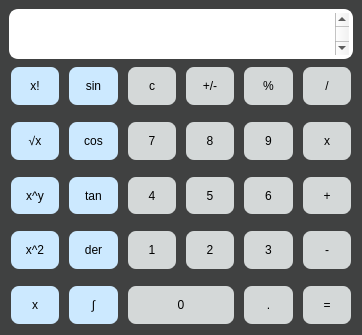
<?xml version="1.0" encoding="UTF-8"?>
<ui version="4.0">
 <class>Calculator</class>
 <widget class="QMainWindow" name="Calculator">
  <property name="geometry">
   <rect>
    <x>0</x>
    <y>0</y>
    <width>362</width>
    <height>335</height>
   </rect>
  </property>
  <property name="windowTitle">
   <string>Calculator</string>
  </property>
  <property name="styleSheet">
   <string notr="true">QMainWindow{
background-color: rgb(64, 65, 65);
border-color: rgb(64, 65, 65);
border-width: 2px;
border-style: solid;
border-radius: 9px;
padding: 2px;
}</string>
  </property>
  <widget class="QWidget" name="centralwidget">
   <layout class="QGridLayout" name="gridLayout">
    <item row="5" column="0" colspan="6">
     <spacer name="horizontalSpacer_2">
      <property name="orientation">
       <enum>Qt::Horizontal</enum>
      </property>
      <property name="sizeHint" stdset="0">
       <size>
        <width>40</width>
        <height>7</height>
       </size>
      </property>
     </spacer>
    </item>
    <item row="8" column="0">
     <widget class="QPushButton" name="button_xsquared">
      <property name="sizePolicy">
       <sizepolicy hsizetype="MinimumExpanding" vsizetype="MinimumExpanding">
        <horstretch>0</horstretch>
        <verstretch>0</verstretch>
       </sizepolicy>
      </property>
      <property name="styleSheet">
       <string notr="true">QPushButton {
    background-color: rgb(204, 233, 255);
    border-style: solid;
    border-width: 2px;
    border-radius: 10px;
    border-color: rgb(64, 65, 65);
    min-width: 1em;
	min-height: 1em;
    padding: 6px;
}
QPushButton:pressed {
    background-color: rgb(238, 242, 242);
    border-style: inset;
}</string>
      </property>
      <property name="text">
       <string>x^2</string>
      </property>
     </widget>
    </item>
    <item row="4" column="3">
     <widget class="QPushButton" name="button_8">
      <property name="sizePolicy">
       <sizepolicy hsizetype="MinimumExpanding" vsizetype="MinimumExpanding">
        <horstretch>0</horstretch>
        <verstretch>0</verstretch>
       </sizepolicy>
      </property>
      <property name="minimumSize">
       <size>
        <width>32</width>
        <height>32</height>
       </size>
      </property>
      <property name="styleSheet">
       <string notr="true">QPushButton {
    background-color: rgb(212, 216, 216);
    border-style: solid;
    border-width: 2px;
    border-radius: 10px;
    border-color: rgb(64, 65, 65);
    min-width: 1em;
	min-height: 1em;
    padding: 6px;
}
QPushButton:pressed {
    background-color: rgb(238, 242, 242);
    border-style: inset;
}</string>
      </property>
      <property name="text">
       <string>8</string>
      </property>
     </widget>
    </item>
    <item row="10" column="2" colspan="2">
     <widget class="QPushButton" name="button_0">
      <property name="sizePolicy">
       <sizepolicy hsizetype="MinimumExpanding" vsizetype="MinimumExpanding">
        <horstretch>0</horstretch>
        <verstretch>0</verstretch>
       </sizepolicy>
      </property>
      <property name="minimumSize">
       <size>
        <width>32</width>
        <height>32</height>
       </size>
      </property>
      <property name="styleSheet">
       <string notr="true">QPushButton {
    background-color: rgb(212, 216, 216);
    border-style: solid;
    border-width: 2px;
    border-radius: 10px;
    border-color: rgb(64, 65, 65);
    min-width: 1em;
	min-height: 1em;
    padding: 6px;
}
QPushButton:pressed {
    background-color: rgb(238, 242, 242);
    border-style: inset;
}</string>
      </property>
      <property name="text">
       <string>0</string>
      </property>
     </widget>
    </item>
    <item row="9" column="0" colspan="6">
     <spacer name="horizontalSpacer_4">
      <property name="orientation">
       <enum>Qt::Horizontal</enum>
      </property>
      <property name="sizeHint" stdset="0">
       <size>
        <width>40</width>
        <height>7</height>
       </size>
      </property>
     </spacer>
    </item>
    <item row="2" column="3">
     <widget class="QPushButton" name="button_pos_neg">
      <property name="sizePolicy">
       <sizepolicy hsizetype="MinimumExpanding" vsizetype="MinimumExpanding">
        <horstretch>0</horstretch>
        <verstretch>0</verstretch>
       </sizepolicy>
      </property>
      <property name="minimumSize">
       <size>
        <width>32</width>
        <height>32</height>
       </size>
      </property>
      <property name="styleSheet">
       <string notr="true">QPushButton {
    background-color: rgb(212, 216, 216);
    border-style: solid;
    border-width: 2px;
    border-radius: 10px;
    border-color: rgb(64, 65, 65);
    min-width: 1em;
	min-height: 1em;
    padding: 6px;
}
QPushButton:pressed {
    background-color: rgb(238, 242, 242);
    border-style: inset;
}</string>
      </property>
      <property name="text">
       <string>+/-</string>
      </property>
     </widget>
    </item>
    <item row="6" column="2">
     <widget class="QPushButton" name="button_4">
      <property name="sizePolicy">
       <sizepolicy hsizetype="MinimumExpanding" vsizetype="MinimumExpanding">
        <horstretch>0</horstretch>
        <verstretch>0</verstretch>
       </sizepolicy>
      </property>
      <property name="minimumSize">
       <size>
        <width>20</width>
        <height>20</height>
       </size>
      </property>
      <property name="styleSheet">
       <string notr="true">QPushButton {
    background-color: rgb(212, 216, 216);
    border-style: solid;
    border-width: 2px;
    border-radius: 10px;
    border-color: rgb(64, 65, 65);
    min-width: 1em;
	min-height: 1em;
}
QPushButton:pressed {
    background-color: rgb(238, 242, 242);
    border-style: inset;
}</string>
      </property>
      <property name="text">
       <string>4</string>
      </property>
     </widget>
    </item>
    <item row="2" column="1">
     <widget class="QPushButton" name="button_sin">
      <property name="sizePolicy">
       <sizepolicy hsizetype="MinimumExpanding" vsizetype="MinimumExpanding">
        <horstretch>0</horstretch>
        <verstretch>0</verstretch>
       </sizepolicy>
      </property>
      <property name="minimumSize">
       <size>
        <width>20</width>
        <height>20</height>
       </size>
      </property>
      <property name="styleSheet">
       <string notr="true">QPushButton {
    background-color: rgb(204, 233, 255);
    border-style: solid;
    border-width: 2px;
    border-radius: 10px;
    border-color: rgb(64, 65, 65);
    min-width: 1em;
	min-height: 1em;
}
QPushButton:pressed {
    background-color: rgb(238, 242, 242);
    border-style: inset;
}</string>
      </property>
      <property name="text">
       <string>sin</string>
      </property>
     </widget>
    </item>
    <item row="2" column="2">
     <widget class="QPushButton" name="button_clear">
      <property name="sizePolicy">
       <sizepolicy hsizetype="MinimumExpanding" vsizetype="MinimumExpanding">
        <horstretch>0</horstretch>
        <verstretch>0</verstretch>
       </sizepolicy>
      </property>
      <property name="minimumSize">
       <size>
        <width>20</width>
        <height>20</height>
       </size>
      </property>
      <property name="palette">
       <palette>
        <active>
         <colorrole role="Button">
          <brush brushstyle="SolidPattern">
           <color alpha="255">
            <red>212</red>
            <green>216</green>
            <blue>216</blue>
           </color>
          </brush>
         </colorrole>
         <colorrole role="Base">
          <brush brushstyle="SolidPattern">
           <color alpha="255">
            <red>212</red>
            <green>216</green>
            <blue>216</blue>
           </color>
          </brush>
         </colorrole>
         <colorrole role="Window">
          <brush brushstyle="SolidPattern">
           <color alpha="255">
            <red>212</red>
            <green>216</green>
            <blue>216</blue>
           </color>
          </brush>
         </colorrole>
        </active>
        <inactive>
         <colorrole role="Button">
          <brush brushstyle="SolidPattern">
           <color alpha="255">
            <red>212</red>
            <green>216</green>
            <blue>216</blue>
           </color>
          </brush>
         </colorrole>
         <colorrole role="Base">
          <brush brushstyle="SolidPattern">
           <color alpha="255">
            <red>212</red>
            <green>216</green>
            <blue>216</blue>
           </color>
          </brush>
         </colorrole>
         <colorrole role="Window">
          <brush brushstyle="SolidPattern">
           <color alpha="255">
            <red>212</red>
            <green>216</green>
            <blue>216</blue>
           </color>
          </brush>
         </colorrole>
        </inactive>
        <disabled>
         <colorrole role="Button">
          <brush brushstyle="SolidPattern">
           <color alpha="255">
            <red>212</red>
            <green>216</green>
            <blue>216</blue>
           </color>
          </brush>
         </colorrole>
         <colorrole role="Base">
          <brush brushstyle="SolidPattern">
           <color alpha="255">
            <red>212</red>
            <green>216</green>
            <blue>216</blue>
           </color>
          </brush>
         </colorrole>
         <colorrole role="Window">
          <brush brushstyle="SolidPattern">
           <color alpha="255">
            <red>212</red>
            <green>216</green>
            <blue>216</blue>
           </color>
          </brush>
         </colorrole>
        </disabled>
       </palette>
      </property>
      <property name="styleSheet">
       <string notr="true">QPushButton {
    background-color: rgb(212, 216, 216);
    border-style: solid;
    border-width: 2px;
    border-radius: 10px;
    border-color: rgb(64, 65, 65);
    min-width: 1em;
	min-height: 1em;
}
QPushButton:pressed {
    background-color: rgb(238, 242, 242);
    border-style: inset;
}</string>
      </property>
      <property name="text">
       <string>c</string>
      </property>
     </widget>
    </item>
    <item row="4" column="4">
     <widget class="QPushButton" name="button_9">
      <property name="sizePolicy">
       <sizepolicy hsizetype="MinimumExpanding" vsizetype="MinimumExpanding">
        <horstretch>0</horstretch>
        <verstretch>0</verstretch>
       </sizepolicy>
      </property>
      <property name="minimumSize">
       <size>
        <width>32</width>
        <height>32</height>
       </size>
      </property>
      <property name="styleSheet">
       <string notr="true">QPushButton {
    background-color: rgb(212, 216, 216);
    border-style: solid;
    border-width: 2px;
    border-radius: 10px;
    border-color: rgb(64, 65, 65);
    min-width: 1em;
	min-height: 1em;
    padding: 6px;
}
QPushButton:pressed {
    background-color: rgb(238, 242, 242);
    border-style: inset;
}</string>
      </property>
      <property name="text">
       <string>9</string>
      </property>
     </widget>
    </item>
    <item row="10" column="1">
     <widget class="QPushButton" name="button_integral">
      <property name="sizePolicy">
       <sizepolicy hsizetype="MinimumExpanding" vsizetype="MinimumExpanding">
        <horstretch>0</horstretch>
        <verstretch>0</verstretch>
       </sizepolicy>
      </property>
      <property name="minimumSize">
       <size>
        <width>32</width>
        <height>32</height>
       </size>
      </property>
      <property name="styleSheet">
       <string notr="true">QPushButton {
    background-color: rgb(204, 233, 255);
    border-style: solid;
    border-width: 2px;
    border-radius: 10px;
    border-color: rgb(64, 65, 65);
    min-width: 1em;
	min-height: 1em;
    padding: 6px;
}
QPushButton:pressed {
    background-color: rgb(238, 242, 242);
    border-style: inset;
}</string>
      </property>
      <property name="text">
       <string>∫</string>
      </property>
     </widget>
    </item>
    <item row="8" column="3">
     <widget class="QPushButton" name="button_2">
      <property name="sizePolicy">
       <sizepolicy hsizetype="MinimumExpanding" vsizetype="MinimumExpanding">
        <horstretch>0</horstretch>
        <verstretch>0</verstretch>
       </sizepolicy>
      </property>
      <property name="minimumSize">
       <size>
        <width>32</width>
        <height>32</height>
       </size>
      </property>
      <property name="styleSheet">
       <string notr="true">QPushButton {
    background-color: rgb(212, 216, 216);
    border-style: solid;
    border-width: 2px;
    border-radius: 10px;
    border-color: rgb(64, 65, 65);
    min-width: 1em;
	min-height: 1em;
    padding: 6px;
}
QPushButton:pressed {
    background-color: rgb(238, 242, 242);
    border-style: inset;
}</string>
      </property>
      <property name="text">
       <string>2</string>
      </property>
     </widget>
    </item>
    <item row="6" column="3">
     <widget class="QPushButton" name="button_5">
      <property name="sizePolicy">
       <sizepolicy hsizetype="MinimumExpanding" vsizetype="MinimumExpanding">
        <horstretch>0</horstretch>
        <verstretch>0</verstretch>
       </sizepolicy>
      </property>
      <property name="minimumSize">
       <size>
        <width>32</width>
        <height>32</height>
       </size>
      </property>
      <property name="styleSheet">
       <string notr="true">QPushButton {
    background-color: rgb(212, 216, 216);
    border-style: solid;
    border-width: 2px;
    border-radius: 10px;
    border-color: rgb(64, 65, 65);
    min-width: 1em;
	min-height: 1em;
    padding: 6px;
}
QPushButton:pressed {
    background-color: rgb(238, 242, 242);
    border-style: inset;
}</string>
      </property>
      <property name="text">
       <string>5</string>
      </property>
     </widget>
    </item>
    <item row="4" column="1">
     <widget class="QPushButton" name="button_cos">
      <property name="sizePolicy">
       <sizepolicy hsizetype="MinimumExpanding" vsizetype="MinimumExpanding">
        <horstretch>0</horstretch>
        <verstretch>0</verstretch>
       </sizepolicy>
      </property>
      <property name="minimumSize">
       <size>
        <width>20</width>
        <height>20</height>
       </size>
      </property>
      <property name="styleSheet">
       <string notr="true">QPushButton {
    background-color: rgb(204, 233, 255);
    border-style: solid;
    border-width: 2px;
    border-radius: 10px;
    border-color: rgb(64, 65, 65);
    min-width: 1em;
	min-height: 1em;
}
QPushButton:pressed {
    background-color: rgb(238, 242, 242);
    border-style: inset;
}</string>
      </property>
      <property name="text">
       <string>cos</string>
      </property>
     </widget>
    </item>
    <item row="2" column="0">
     <widget class="QPushButton" name="button_factorial">
      <property name="sizePolicy">
       <sizepolicy hsizetype="MinimumExpanding" vsizetype="MinimumExpanding">
        <horstretch>0</horstretch>
        <verstretch>0</verstretch>
       </sizepolicy>
      </property>
      <property name="styleSheet">
       <string notr="true">QPushButton {
    background-color: rgb(204, 233, 255);
    border-style: solid;
    border-width: 2px;
    border-radius: 10px;
    border-color: rgb(64, 65, 65);
    min-width: 1em;
	min-height: 1em;
    padding: 6px;
}
QPushButton:pressed {
    background-color: rgb(238, 242, 242);
    border-style: inset;
}</string>
      </property>
      <property name="text">
       <string>x!</string>
      </property>
     </widget>
    </item>
    <item row="10" column="5">
     <widget class="QPushButton" name="button_equals">
      <property name="sizePolicy">
       <sizepolicy hsizetype="MinimumExpanding" vsizetype="MinimumExpanding">
        <horstretch>0</horstretch>
        <verstretch>0</verstretch>
       </sizepolicy>
      </property>
      <property name="minimumSize">
       <size>
        <width>32</width>
        <height>32</height>
       </size>
      </property>
      <property name="styleSheet">
       <string notr="true">QPushButton {
    background-color: rgb(212, 216, 216);
    border-style: solid;
    border-width: 2px;
    border-radius: 10px;
    border-color: rgb(64, 65, 65);
    min-width: 1em;
	min-height: 1em;
    padding: 6px;
}
QPushButton:pressed {
    background-color: rgb(238, 242, 242);
    border-style: inset;
}</string>
      </property>
      <property name="text">
       <string>=</string>
      </property>
     </widget>
    </item>
    <item row="10" column="0">
     <widget class="QPushButton" name="button_x">
      <property name="sizePolicy">
       <sizepolicy hsizetype="MinimumExpanding" vsizetype="MinimumExpanding">
        <horstretch>0</horstretch>
        <verstretch>0</verstretch>
       </sizepolicy>
      </property>
      <property name="styleSheet">
       <string notr="true">QPushButton {
    background-color: rgb(204, 233, 255);
    border-style: solid;
    border-width: 2px;
    border-radius: 10px;
    border-color: rgb(64, 65, 65);
    min-width: 1em;
	min-height: 1em;
    padding: 6px;
}
QPushButton:pressed {
    background-color: rgb(238, 242, 242);
    border-style: inset;
}</string>
      </property>
      <property name="text">
       <string>x</string>
      </property>
     </widget>
    </item>
    <item row="6" column="0">
     <widget class="QPushButton" name="button_x_y_power">
      <property name="sizePolicy">
       <sizepolicy hsizetype="MinimumExpanding" vsizetype="MinimumExpanding">
        <horstretch>0</horstretch>
        <verstretch>0</verstretch>
       </sizepolicy>
      </property>
      <property name="styleSheet">
       <string notr="true">QPushButton {
    background-color: rgb(204, 233, 255);
    border-style: solid;
    border-width: 2px;
    border-radius: 10px;
    border-color: rgb(64, 65, 65);
    min-width: 1em;
	min-height: 1em;
    padding: 6px;
}
QPushButton:pressed {
    background-color: rgb(238, 242, 242);
    border-style: inset;
}</string>
      </property>
      <property name="text">
       <string>x^y</string>
      </property>
     </widget>
    </item>
    <item row="4" column="0">
     <widget class="QPushButton" name="button_sqroot">
      <property name="sizePolicy">
       <sizepolicy hsizetype="MinimumExpanding" vsizetype="MinimumExpanding">
        <horstretch>0</horstretch>
        <verstretch>0</verstretch>
       </sizepolicy>
      </property>
      <property name="styleSheet">
       <string notr="true">QPushButton {
    background-color: rgb(204, 233, 255);
    border-style: solid;
    border-width: 2px;
    border-radius: 10px;
    border-color: rgb(64, 65, 65);
    min-width: 1em;
	min-height: 1em;
    padding: 6px;
}
QPushButton:pressed {
    background-color: rgb(238, 242, 242);
    border-style: inset;
}</string>
      </property>
      <property name="text">
       <string>√x</string>
      </property>
     </widget>
    </item>
    <item row="2" column="4">
     <widget class="QPushButton" name="button_percent">
      <property name="sizePolicy">
       <sizepolicy hsizetype="MinimumExpanding" vsizetype="MinimumExpanding">
        <horstretch>0</horstretch>
        <verstretch>0</verstretch>
       </sizepolicy>
      </property>
      <property name="minimumSize">
       <size>
        <width>32</width>
        <height>32</height>
       </size>
      </property>
      <property name="styleSheet">
       <string notr="true">QPushButton {
    background-color: rgb(212, 216, 216);
    border-style: solid;
    border-width: 2px;
    border-radius: 10px;
    border-color: rgb(64, 65, 65);
    min-width: 1em;
	min-height: 1em;
    padding: 6px;
}
QPushButton:pressed {
    background-color: rgb(238, 242, 242);
    border-style: inset;
}</string>
      </property>
      <property name="text">
       <string>%</string>
      </property>
     </widget>
    </item>
    <item row="8" column="1">
     <widget class="QPushButton" name="button_derivatives">
      <property name="sizePolicy">
       <sizepolicy hsizetype="MinimumExpanding" vsizetype="MinimumExpanding">
        <horstretch>0</horstretch>
        <verstretch>0</verstretch>
       </sizepolicy>
      </property>
      <property name="minimumSize">
       <size>
        <width>32</width>
        <height>32</height>
       </size>
      </property>
      <property name="styleSheet">
       <string notr="true">QPushButton {
    background-color: rgb(204, 233, 255);
    border-style: solid;
    border-width: 2px;
    border-radius: 10px;
    border-color: rgb(64, 65, 65);
    min-width: 1em;
	min-height: 1em;
    padding: 6px;
}
QPushButton:pressed {
    background-color: rgb(238, 242, 242);
    border-style: inset;
}</string>
      </property>
      <property name="text">
       <string>der</string>
      </property>
     </widget>
    </item>
    <item row="8" column="4">
     <widget class="QPushButton" name="button_3">
      <property name="sizePolicy">
       <sizepolicy hsizetype="MinimumExpanding" vsizetype="MinimumExpanding">
        <horstretch>0</horstretch>
        <verstretch>0</verstretch>
       </sizepolicy>
      </property>
      <property name="minimumSize">
       <size>
        <width>32</width>
        <height>32</height>
       </size>
      </property>
      <property name="styleSheet">
       <string notr="true">QPushButton {
    background-color: rgb(212, 216, 216);
    border-style: solid;
    border-width: 2px;
    border-radius: 10px;
    border-color: rgb(64, 65, 65);
    min-width: 1em;
	min-height: 1em;
    padding: 6px;
}QPushButton:pressed {
    background-color: rgb(238, 242, 242);
    border-style: inset;
}</string>
      </property>
      <property name="text">
       <string>3</string>
      </property>
     </widget>
    </item>
    <item row="6" column="4">
     <widget class="QPushButton" name="button_6">
      <property name="sizePolicy">
       <sizepolicy hsizetype="MinimumExpanding" vsizetype="MinimumExpanding">
        <horstretch>0</horstretch>
        <verstretch>0</verstretch>
       </sizepolicy>
      </property>
      <property name="minimumSize">
       <size>
        <width>32</width>
        <height>32</height>
       </size>
      </property>
      <property name="styleSheet">
       <string notr="true">QPushButton {
    background-color: rgb(212, 216, 216);
    border-style: solid;
    border-width: 2px;
    border-radius: 10px;
    border-color: rgb(64, 65, 65);
    min-width: 1em;
	min-height: 1em;
    padding: 6px;
}
QPushButton:pressed {
    background-color: rgb(238, 242, 242);
    border-style: inset;
}</string>
      </property>
      <property name="text">
       <string>6</string>
      </property>
     </widget>
    </item>
    <item row="4" column="2">
     <widget class="QPushButton" name="button_7">
      <property name="sizePolicy">
       <sizepolicy hsizetype="MinimumExpanding" vsizetype="MinimumExpanding">
        <horstretch>0</horstretch>
        <verstretch>0</verstretch>
       </sizepolicy>
      </property>
      <property name="minimumSize">
       <size>
        <width>20</width>
        <height>20</height>
       </size>
      </property>
      <property name="styleSheet">
       <string notr="true">QPushButton {
    background-color: rgb(212, 216, 216);
    border-style: solid;
    border-width: 2px;
    border-radius: 10px;
    border-color: rgb(64, 65, 65);
    min-width: 1em;
	min-height: 1em;
}
QPushButton:pressed {
    background-color: rgb(238, 242, 242);
    border-style: inset;
}</string>
      </property>
      <property name="text">
       <string>7</string>
      </property>
     </widget>
    </item>
    <item row="1" column="0" colspan="6">
     <widget class="QTextEdit" name="results_display">
      <property name="maximumSize">
       <size>
        <width>16777215</width>
        <height>50</height>
       </size>
      </property>
      <property name="font">
       <font>
        <family>.AppleSystemUIFont</family>
        <pointsize>13</pointsize>
        <italic>false</italic>
        <bold>true</bold>
       </font>
      </property>
      <property name="layoutDirection">
       <enum>Qt::LeftToRight</enum>
      </property>
      <property name="styleSheet">
       <string notr="true">QTextEdit{
background-color: white;
border-color: rgb(255,255,255);
border-width: 2px;
border-style: solid;
border-radius: 9px;
padding: 2px;
}</string>
      </property>
      <property name="inputMethodHints">
       <set>Qt::ImhNone</set>
      </property>
      <property name="readOnly">
       <bool>true</bool>
      </property>
      <property name="html">
       <string>&lt;!DOCTYPE HTML PUBLIC &quot;-//W3C//DTD HTML 4.0//EN&quot; &quot;http://www.w3.org/TR/REC-html40/strict.dtd&quot;&gt;
&lt;html&gt;&lt;head&gt;&lt;meta name=&quot;qrichtext&quot; content=&quot;1&quot; /&gt;&lt;meta charset=&quot;utf-8&quot; /&gt;&lt;style type=&quot;text/css&quot;&gt;
p, li { white-space: pre-wrap; }
&lt;/style&gt;&lt;/head&gt;&lt;body style=&quot; font-family:'.AppleSystemUIFont'; font-size:13pt; font-weight:700; font-style:normal;&quot;&gt;
&lt;p align=&quot;right&quot; style=&quot;-qt-paragraph-type:empty; margin-top:0px; margin-bottom:0px; margin-left:0px; margin-right:0px; -qt-block-indent:0; text-indent:0px; font-size:14pt;&quot;&gt;&lt;br /&gt;&lt;/p&gt;
&lt;p align=&quot;right&quot; style=&quot;-qt-paragraph-type:empty; margin-top:12px; margin-bottom:12px; margin-left:0px; margin-right:0px; -qt-block-indent:0; text-indent:0px; font-size:14pt;&quot;&gt;&lt;br /&gt;&lt;/p&gt;&lt;/body&gt;&lt;/html&gt;</string>
      </property>
      <property name="textInteractionFlags">
       <set>Qt::NoTextInteraction</set>
      </property>
     </widget>
    </item>
    <item row="6" column="5">
     <widget class="QPushButton" name="button_plus">
      <property name="sizePolicy">
       <sizepolicy hsizetype="MinimumExpanding" vsizetype="MinimumExpanding">
        <horstretch>0</horstretch>
        <verstretch>0</verstretch>
       </sizepolicy>
      </property>
      <property name="minimumSize">
       <size>
        <width>32</width>
        <height>32</height>
       </size>
      </property>
      <property name="styleSheet">
       <string notr="true">QPushButton {
    background-color: rgb(212, 216, 216);
    border-style: solid;
    border-width: 2px;
    border-radius: 10px;
    border-color: rgb(64, 65, 65);
    min-width: 1em;
	min-height: 1em;
    padding: 6px;
}
QPushButton:pressed {
    background-color: rgb(238, 242, 242);
    border-style: inset;
}</string>
      </property>
      <property name="text">
       <string>+</string>
      </property>
     </widget>
    </item>
    <item row="3" column="0" colspan="6">
     <spacer name="horizontalSpacer">
      <property name="orientation">
       <enum>Qt::Horizontal</enum>
      </property>
      <property name="sizeHint" stdset="0">
       <size>
        <width>40</width>
        <height>7</height>
       </size>
      </property>
     </spacer>
    </item>
    <item row="2" column="5">
     <widget class="QPushButton" name="button_divide">
      <property name="sizePolicy">
       <sizepolicy hsizetype="MinimumExpanding" vsizetype="MinimumExpanding">
        <horstretch>0</horstretch>
        <verstretch>0</verstretch>
       </sizepolicy>
      </property>
      <property name="minimumSize">
       <size>
        <width>32</width>
        <height>32</height>
       </size>
      </property>
      <property name="styleSheet">
       <string notr="true">QPushButton {
    background-color: rgb(212, 216, 216);
    border-style: solid;
    border-width: 2px;
    border-radius: 10px;
    border-color: rgb(64, 65, 65);
    min-width: 1em;
	min-height: 1em;
    padding: 6px;
}
QPushButton:pressed {
    background-color: rgb(238, 242, 242);
    border-style: inset;
}</string>
      </property>
      <property name="text">
       <string>/</string>
      </property>
     </widget>
    </item>
    <item row="8" column="5">
     <widget class="QPushButton" name="button_minus">
      <property name="sizePolicy">
       <sizepolicy hsizetype="MinimumExpanding" vsizetype="MinimumExpanding">
        <horstretch>0</horstretch>
        <verstretch>0</verstretch>
       </sizepolicy>
      </property>
      <property name="minimumSize">
       <size>
        <width>32</width>
        <height>32</height>
       </size>
      </property>
      <property name="styleSheet">
       <string notr="true">QPushButton {
    background-color: rgb(212, 216, 216);
    border-style: solid;
    border-width: 2px;
    border-radius: 10px;
    border-color: rgb(64, 65, 65);
    min-width: 1em;
	min-height: 1em;
    padding: 6px;
}
QPushButton:pressed {
    background-color: rgb(238, 242, 242);
    border-style: inset;
}</string>
      </property>
      <property name="text">
       <string>-</string>
      </property>
     </widget>
    </item>
    <item row="7" column="0" colspan="6">
     <spacer name="horizontalSpacer_3">
      <property name="orientation">
       <enum>Qt::Horizontal</enum>
      </property>
      <property name="sizeHint" stdset="0">
       <size>
        <width>40</width>
        <height>7</height>
       </size>
      </property>
     </spacer>
    </item>
    <item row="8" column="2">
     <widget class="QPushButton" name="button_1">
      <property name="sizePolicy">
       <sizepolicy hsizetype="MinimumExpanding" vsizetype="MinimumExpanding">
        <horstretch>0</horstretch>
        <verstretch>0</verstretch>
       </sizepolicy>
      </property>
      <property name="minimumSize">
       <size>
        <width>20</width>
        <height>20</height>
       </size>
      </property>
      <property name="styleSheet">
       <string notr="true">QPushButton {
    background-color: rgb(212, 216, 216);
    border-style: solid;
    border-width: 2px;
    border-radius: 10px;
    border-color: rgb(64, 65, 65);
    min-width: 1em;
	min-height: 1em;
}
QPushButton:pressed {
    background-color: rgb(238, 242, 242);
    border-style: inset;
}</string>
      </property>
      <property name="text">
       <string>1</string>
      </property>
     </widget>
    </item>
    <item row="4" column="5">
     <widget class="QPushButton" name="button_multiply">
      <property name="sizePolicy">
       <sizepolicy hsizetype="MinimumExpanding" vsizetype="MinimumExpanding">
        <horstretch>0</horstretch>
        <verstretch>0</verstretch>
       </sizepolicy>
      </property>
      <property name="minimumSize">
       <size>
        <width>32</width>
        <height>32</height>
       </size>
      </property>
      <property name="styleSheet">
       <string notr="true">QPushButton {
    background-color: rgb(212, 216, 216);
    border-style: solid;
    border-width: 2px;
    border-radius: 10px;
    border-color: rgb(64, 65, 65);
    min-width: 1em;
	min-height: 1em;
    padding: 6px;
}
QPushButton:pressed {
    background-color: rgb(238, 242, 242);
    border-style: inset;
}</string>
      </property>
      <property name="text">
       <string>x</string>
      </property>
     </widget>
    </item>
    <item row="10" column="4">
     <widget class="QPushButton" name="button_decimal">
      <property name="sizePolicy">
       <sizepolicy hsizetype="MinimumExpanding" vsizetype="MinimumExpanding">
        <horstretch>0</horstretch>
        <verstretch>0</verstretch>
       </sizepolicy>
      </property>
      <property name="minimumSize">
       <size>
        <width>32</width>
        <height>32</height>
       </size>
      </property>
      <property name="styleSheet">
       <string notr="true">QPushButton {
    background-color: rgb(212, 216, 216);
    border-style: solid;
    border-width: 2px;
    border-radius: 10px;
    border-color: rgb(64, 65, 65);
    min-width: 1em;
	min-height: 1em;
    padding: 6px;
}
QPushButton:pressed {
    background-color: rgb(238, 242, 242);
    border-style: inset;
}</string>
      </property>
      <property name="text">
       <string>.</string>
      </property>
     </widget>
    </item>
    <item row="6" column="1">
     <widget class="QPushButton" name="button_tan">
      <property name="sizePolicy">
       <sizepolicy hsizetype="MinimumExpanding" vsizetype="MinimumExpanding">
        <horstretch>0</horstretch>
        <verstretch>0</verstretch>
       </sizepolicy>
      </property>
      <property name="minimumSize">
       <size>
        <width>32</width>
        <height>32</height>
       </size>
      </property>
      <property name="styleSheet">
       <string notr="true">QPushButton {
    background-color: rgb(204, 233, 255);
    border-style: solid;
    border-width: 2px;
    border-radius: 10px;
    border-color: rgb(64, 65, 65);
    min-width: 1em;
	min-height: 1em;
    padding: 6px;
}
QPushButton:pressed {
    background-color: rgb(238, 242, 242);
    border-style: inset;
}</string>
      </property>
      <property name="text">
       <string>tan</string>
      </property>
     </widget>
    </item>
   </layout>
  </widget>
 </widget>
 <resources/>
 <connections/>
</ui>
